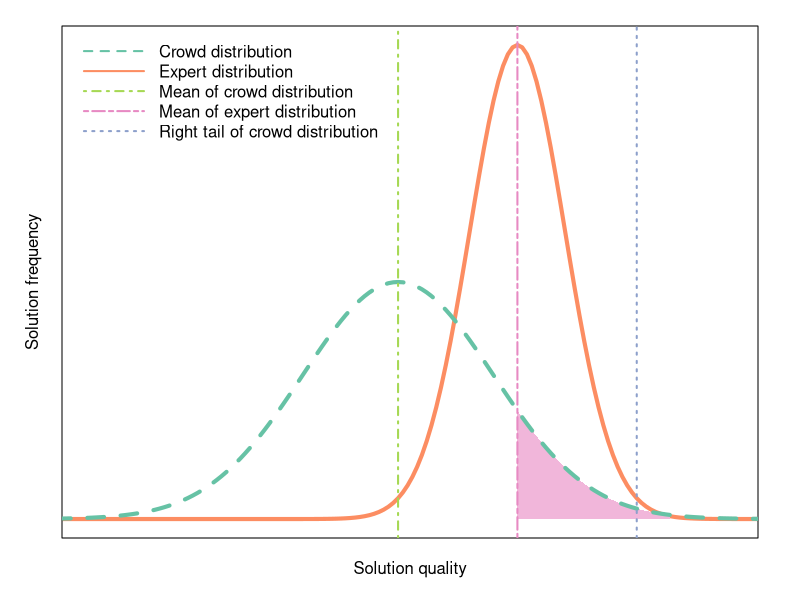

Write R code to recreate this figure.
library(here)
library(RColorBrewer)

# Flag indicating whether or not to write plot to file or just display it in a new window.
WRITE_PNG = TRUE

# DPI, or dots per inch.
# A measure of the resolution of a printed document or digital scan.
DPI = 72 # 72 is fine for small plots. Use 144 for larger plots.

# Plot size.
PLOT_HEIGHT_PX = 350
PLOT_WIDTH_PX = 600

# Color palette.
pal = brewer.pal(n=5, name='Set2')

# Write to file or display the plot.
if(WRITE_PNG == TRUE){
  png(here('plots', 'crowd_quality.png'),
      height=PLOT_HEIGHT_PX, width=PLOT_WIDTH_PX, units='px', res=DPI)
}else{
  windows(height=PLOT_HEIGHT_PX/DPI, width=PLOT_WIDTH_PX/DPI)
}

# Remove title whitespace.
par(mar=c(3,3,1.2,2)+0.1)

# The mean of crowd distribution.
crowd_mean = 1

# The mean of expert distribution.
expert_mean = 1.25

# Create a sequence of numbers between 0 and 10 incrementing by 0.1.
expert_x = seq(0, 3, by=.01)

# Choose the mean as 2.5 and standard deviation as 0.5.
expert_y = dnorm(expert_x, mean=expert_mean, sd=0.1)

# Create a sequence of numbers between -10 and 10 incrementing by 0.1.
crowd_x = seq(0, 3, by=.01)

# Choose the mean as 2.5 and standard deviation as 0.5.
crowd_y = dnorm(crowd_x, mean=crowd_mean, sd=0.2)

# Plot expert Gaussian distribution.
plot(expert_x, expert_y, type='l', 
     xlab='',
     ylab='',
     xlim=c(0.35, 1.7),
     xaxt='n', yaxt='n', lwd=4, col=pal[2])

# X-axis label.
mtext('Solution quality', side=1, line=1)

# Y-axis label.
mtext('Solution frequency', side=2, line=1)

# Draw area in which the best crowd solution is better than the mean expert solution.
df = data.frame(crowd_x, crowd_y)
df = df[df$crowd_x >= expert_mean & df$crowd_x < 1.58,]

# This approach to filling the area under the line is taken from whuber:
# https://stackoverflow.com/a/29017246/4030804
# License: CC BY-SA 3.0
y = df$crowd_y
n = length(y)
x = df$crowd_x
s = smooth.spline(x, y, spar=0.5)
xy = predict(s, seq(min(x), max(x), by=0.01))   # Some vertices on the curve
m = length(xy$x)                         
x.poly = c(xy$x, xy$x[m], xy$x[1])              # Adjoin two x-coordinates
y.poly = c(xy$y, 0, 0)                          # ...and the corresponding y-coordinates
polygon(x.poly, y.poly, col='#f1b6da', border=NA)  # Show the polygon fill only

# Plot crowd Gaussian distribution.
lines(crowd_x, crowd_y,
      lwd=4, lty=2, col=pal[1])


# Plot mean of crowd distribution.
abline(v=crowd_mean, lty=4, lwd=2, col=pal[5])

# Plot mean of expert distribution.
abline(v=expert_mean, lty=6, lwd=2, col=pal[4])

# Plot right tail of crowd distribution.
abline(v=1.5, lty=3, lwd=2, col=pal[3])


# Legend
legend("topleft", inset=0.01, lwd=2,
       legend=c(
         'Crowd distribution',
         'Expert distribution',
         'Mean of crowd distribution', 
         'Mean of expert distribution',
         'Right tail of crowd distribution'),
       col=c(pal[1], pal[2], pal[5], pal[4], pal[3]),
       lty=c(2, 1, 4, 6, 3), 
       cex=1, box.lty=0, seg.len=4)

# Device off.
if(WRITE_PNG == TRUE){
  dev.off()
}